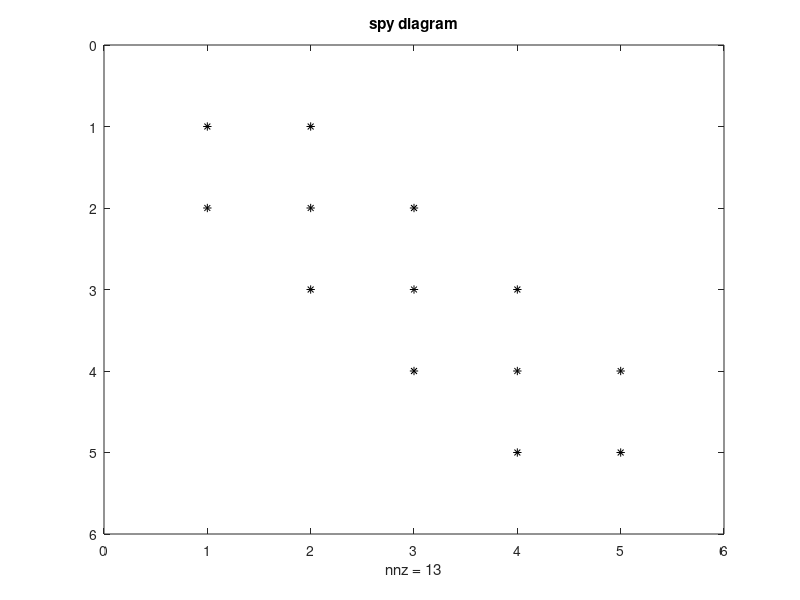

Here is the MATLAB script that generated this plot:
%Create a tri-banded sparse matrix
%
A=spdiags([2 1 0; 5 4 3; 8 7 6; 11 10 9; 0 13 12],-1:1,5,5);
full(A); %list the matrix in usual format
figure(1)
spy(A,'k'); %visualize the matrix structure (non-zero entries)
%
title('spy diagram');
